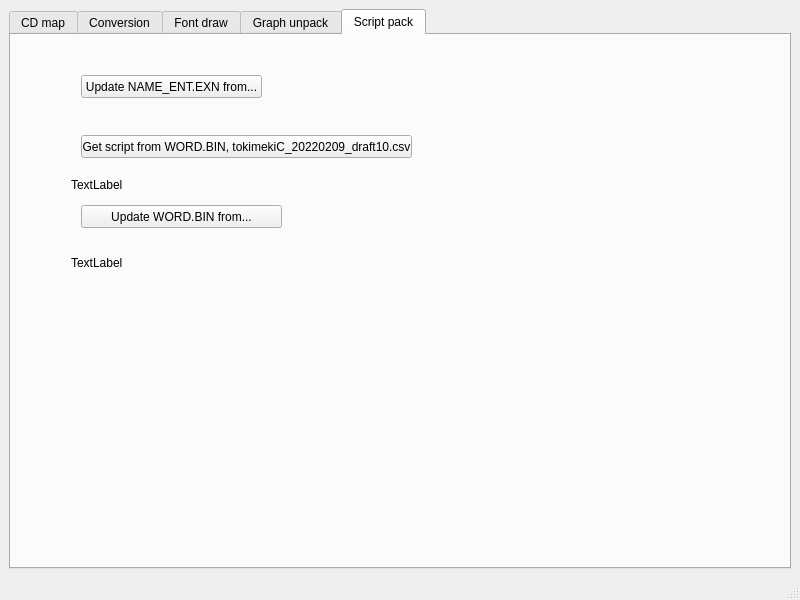
<?xml version="1.0" encoding="UTF-8"?>
<ui version="4.0">
 <class>MainWindow</class>
 <widget class="QMainWindow" name="MainWindow">
  <property name="geometry">
   <rect>
    <x>0</x>
    <y>0</y>
    <width>800</width>
    <height>600</height>
   </rect>
  </property>
  <property name="windowTitle">
   <string>MainWindow</string>
  </property>
  <widget class="QWidget" name="centralwidget">
   <layout class="QVBoxLayout" name="verticalLayout">
    <item>
     <widget class="QTabWidget" name="tabWidget">
      <property name="currentIndex">
       <number>4</number>
      </property>
      <widget class="QWidget" name="tab">
       <attribute name="title">
        <string>CD map</string>
       </attribute>
       <widget class="QPushButton" name="pushButton">
        <property name="geometry">
         <rect>
          <x>10</x>
          <y>30</y>
          <width>181</width>
          <height>23</height>
         </rect>
        </property>
        <property name="text">
         <string>Process CD structure</string>
        </property>
       </widget>
      </widget>
      <widget class="QWidget" name="tab_2">
       <attribute name="title">
        <string>Conversion</string>
       </attribute>
       <widget class="QPushButton" name="pushButton_2">
        <property name="geometry">
         <rect>
          <x>50</x>
          <y>90</y>
          <width>161</width>
          <height>23</height>
         </rect>
        </property>
        <property name="text">
         <string>8x1bpp to 1bpp</string>
        </property>
       </widget>
       <widget class="QPushButton" name="pushButton_4">
        <property name="geometry">
         <rect>
          <x>50</x>
          <y>130</y>
          <width>141</width>
          <height>23</height>
         </rect>
        </property>
        <property name="text">
         <string>2x4bpp to 4bpp</string>
        </property>
       </widget>
       <widget class="QPushButton" name="pushButton_5">
        <property name="geometry">
         <rect>
          <x>50</x>
          <y>50</y>
          <width>161</width>
          <height>24</height>
         </rect>
        </property>
        <property name="text">
         <string>Single bin to ISO</string>
        </property>
       </widget>
       <widget class="QPushButton" name="pushButton_6">
        <property name="geometry">
         <rect>
          <x>300</x>
          <y>50</y>
          <width>201</width>
          <height>24</height>
         </rect>
        </property>
        <property name="text">
         <string>24bpp gimp pal to 15bpp</string>
        </property>
       </widget>
      </widget>
      <widget class="QWidget" name="tab_3">
       <attribute name="title">
        <string>Font draw</string>
       </attribute>
       <layout class="QGridLayout" name="gridLayout">
        <item row="0" column="0">
         <widget class="QPushButton" name="pushButton_3">
          <property name="text">
           <string>Draw font from systbl</string>
          </property>
         </widget>
        </item>
        <item row="1" column="0">
         <widget class="QLabel" name="label_font">
          <property name="text">
           <string>Font</string>
          </property>
         </widget>
        </item>
       </layout>
      </widget>
      <widget class="QWidget" name="tab_4">
       <attribute name="title">
        <string>Graph unpack</string>
       </attribute>
       <layout class="QGridLayout" name="gridLayout_2">
        <item row="0" column="1">
         <widget class="QLabel" name="label_status">
          <property name="text">
           <string>idle</string>
          </property>
         </widget>
        </item>
        <item row="0" column="0">
         <widget class="QPushButton" name="pushButton_unpach_graph">
          <property name="text">
           <string>Unpack</string>
          </property>
         </widget>
        </item>
        <item row="2" column="0">
         <widget class="QLabel" name="label_graph">
          <property name="text">
           <string>Graph</string>
          </property>
         </widget>
        </item>
        <item row="1" column="0">
         <widget class="QPushButton" name="pushButton_pack">
          <property name="text">
           <string>PAck</string>
          </property>
         </widget>
        </item>
       </layout>
      </widget>
      <widget class="QWidget" name="tab_5">
       <attribute name="title">
        <string>Script pack</string>
       </attribute>
       <widget class="QPushButton" name="pushButton_update_name_ent_from">
        <property name="geometry">
         <rect>
          <x>70</x>
          <y>40</y>
          <width>181</width>
          <height>23</height>
         </rect>
        </property>
        <property name="text">
         <string>Update NAME_ENT.EXN from...</string>
        </property>
       </widget>
       <widget class="QPushButton" name="pushButton_script_word_bin">
        <property name="geometry">
         <rect>
          <x>70</x>
          <y>100</y>
          <width>331</width>
          <height>23</height>
         </rect>
        </property>
        <property name="text">
         <string>Get script from WORD.BIN, tokimekiC_20220209_draft10.csv</string>
        </property>
       </widget>
       <widget class="QLabel" name="label_pepsiman_stats">
        <property name="geometry">
         <rect>
          <x>60</x>
          <y>140</y>
          <width>591</width>
          <height>20</height>
         </rect>
        </property>
        <property name="text">
         <string>TextLabel</string>
        </property>
       </widget>
       <widget class="QPushButton" name="pushButton_script_word_bin_update">
        <property name="geometry">
         <rect>
          <x>70</x>
          <y>170</y>
          <width>201</width>
          <height>23</height>
         </rect>
        </property>
        <property name="text">
         <string>Update WORD.BIN from...</string>
        </property>
       </widget>
       <widget class="QLabel" name="label_wordbin_insert_stats">
        <property name="geometry">
         <rect>
          <x>60</x>
          <y>220</y>
          <width>711</width>
          <height>16</height>
         </rect>
        </property>
        <property name="text">
         <string>TextLabel</string>
        </property>
       </widget>
      </widget>
     </widget>
    </item>
   </layout>
  </widget>
  <widget class="QMenuBar" name="menubar">
   <property name="geometry">
    <rect>
     <x>0</x>
     <y>0</y>
     <width>800</width>
     <height>21</height>
    </rect>
   </property>
  </widget>
  <widget class="QStatusBar" name="statusbar"/>
 </widget>
 <resources/>
 <connections/>
</ui>
